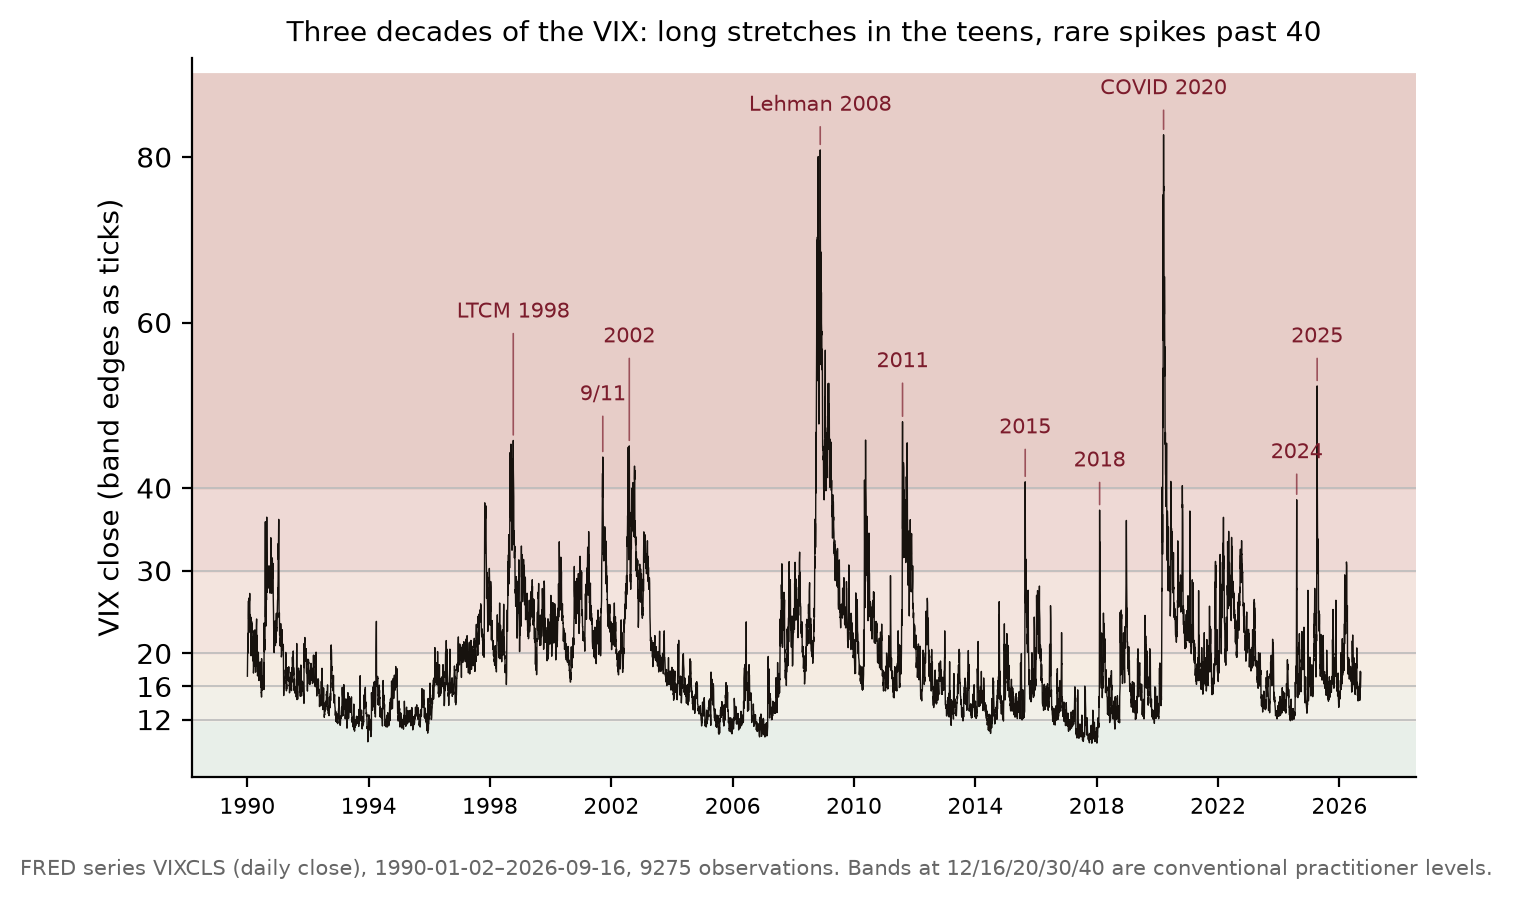

The Python source for this figure:
"""
Figure (VIX history) - the full daily VIX close history from FRED (series
VIXCLS, from 1990), with the practitioner reading bands 12 / 16 / 20 / 30 / 40
drawn in and the major volatility episodes labeled. The share of days spent in
each band is printed so the paper can quote the base rates.

Free data: FRED VIXCLS, cached to data/vixcls.csv so the figure is
reproducible offline and stable. The band edges (12, 16, 20, 30, 40) are the
conventional practitioner levels, fixed in advance - no threshold search.

Reproducible:
    python fig_vix_history.py     # numpy, matplotlib; stdlib urllib/csv
"""
import os, csv, socket, urllib.request, datetime as dt
import numpy as np
import matplotlib
matplotlib.use("Agg")
import matplotlib.pyplot as plt

HERE = os.path.dirname(os.path.abspath(__file__))
DATA = os.path.join(HERE, "data")
os.makedirs(DATA, exist_ok=True)
VIX_CACHE = os.path.join(DATA, "vixcls.csv")


def load_vix():
    if not os.path.exists(VIX_CACHE):
        socket.setdefaulttimeout(60)
        url = "https://fred.stlouisfed.org/graph/fredgraph.csv?id=VIXCLS"
        req = urllib.request.Request(url, headers={"User-Agent": "Mozilla/5.0"})
        with open(VIX_CACHE, "wb") as f:
            f.write(urllib.request.urlopen(req).read())
    vd, vv = [], []
    with open(VIX_CACHE) as f:
        for row in csv.DictReader(f):
            val = row.get("VIXCLS", "").strip()
            if val in ("", "."):
                continue
            vd.append(row["observation_date"]); vv.append(float(val))
    return vd, np.array(vv)


dates, vix = load_vix()
n = len(vix)
num = np.array([dt.datetime.strptime(d, "%Y-%m-%d").toordinal() for d in dates])

# band shares (closed on the left)
edges = [0, 12, 16, 20, 30, 40, 1000]
names = ["<12", "12–16", "16–20", "20–30", "30–40", ">=40"]
shares = []
for lo, hi, nm in zip(edges[:-1], edges[1:], names):
    s = np.mean((vix >= lo) & (vix < hi)) * 100
    shares.append(s)
    print(f"band {nm:>6}: {s:5.1f}% of days")
print(f"span={dates[0]}..{dates[-1]} n={n} median={np.median(vix):.2f} mean={vix.mean():.2f} "
      f"min={vix.min():.2f} ({dates[int(vix.argmin())]}) max={vix.max():.2f} ({dates[int(vix.argmax())]})")

# major episodes: peak close inside a fixed window around each event
# (short label drawn in the plot, label_y = staggered text height to avoid overlap)
episodes = [
    ("1998-08-01", "1998-11-30", "LTCM / Russia 1998", "LTCM 1998", 60),
    ("2001-09-01", "2001-10-15", "9/11 2001", "9/11", 50),
    ("2002-07-01", "2002-08-15", "dot-com bottom 2002", "2002", 57),
    ("2008-09-01", "2008-12-31", "Lehman 2008", "Lehman 2008", 85),
    ("2011-08-01", "2011-10-15", "US downgrade 2011", "2011", 54),
    ("2015-08-15", "2015-09-15", "China deval 2015", "2015", 46),
    ("2018-02-01", "2018-02-15", "Volmageddon 2018", "2018", 42),
    ("2020-02-15", "2020-04-15", "COVID-19 2020", "COVID 2020", 87),
    ("2024-07-25", "2024-08-15", "yen carry 2024", "2024", 43),
    ("2025-04-01", "2025-04-30", "tariff shock 2025", "2025", 57),
]
marks = []
for lo, hi, label, short, label_y in episodes:
    idx = [i for i, d in enumerate(dates) if lo <= d <= hi]
    if not idx:
        continue
    j = idx[int(np.argmax(vix[idx]))]
    marks.append((j, short, label_y))
    print(f"episode {label}: peak close {vix[j]:.2f} on {dates[j]}")

fig, ax = plt.subplots(figsize=(6.9, 4.3))
band_cols = ["#e8efe9", "#f2f0e8", "#f5ece2", "#f3e4de", "#eed9d5", "#e7cdc8"]
for lo, hi, colr in zip(edges[:-1], edges[1:], band_cols):
    ax.axhspan(lo, min(hi, 90), color=colr, zorder=0)
for lv in [12, 16, 20, 30, 40]:
    ax.axhline(lv, color="#bbb", lw=0.6, zorder=1)
ax.plot(num, vix, color="#17120e", lw=0.5, zorder=2)

for j, short, label_y in marks:
    ax.annotate(short, xy=(num[j], vix[j]), xytext=(num[j], label_y),
                fontsize=7.4, color="#7c1c2c", ha="center", va="bottom",
                arrowprops=dict(arrowstyle="-", color="#7c1c2c", lw=0.6, alpha=0.7))

yticks = [dt.date(y, 1, 1).toordinal() for y in range(1990, 2027, 4)]
ax.set_xticks(yticks)
ax.set_xticklabels([str(y) for y in range(1990, 2027, 4)], fontsize=8)
ax.set_yticks([12, 16, 20, 30, 40, 60, 80])
ax.set_ylim(5, 92)
ax.set_ylabel("VIX close (band edges as ticks)")
ax.set_title("Three decades of the VIX: long stretches in the teens, rare spikes past 40",
             fontsize=10.2)
for s in ("top", "right"):
    ax.spines[s].set_visible(False)
fig.text(0.5, -0.03,
         f"FRED series VIXCLS (daily close), {dates[0]}–{dates[-1]}, {n} observations. "
         f"Bands at 12/16/20/30/40 are conventional practitioner levels.",
         ha="center", fontsize=7.6, color="#666")
plt.tight_layout()

OUT = os.path.join(HERE, "fig_vix_history.png")
fig.savefig(OUT, dpi=200, bbox_inches="tight")
print("wrote", OUT)
